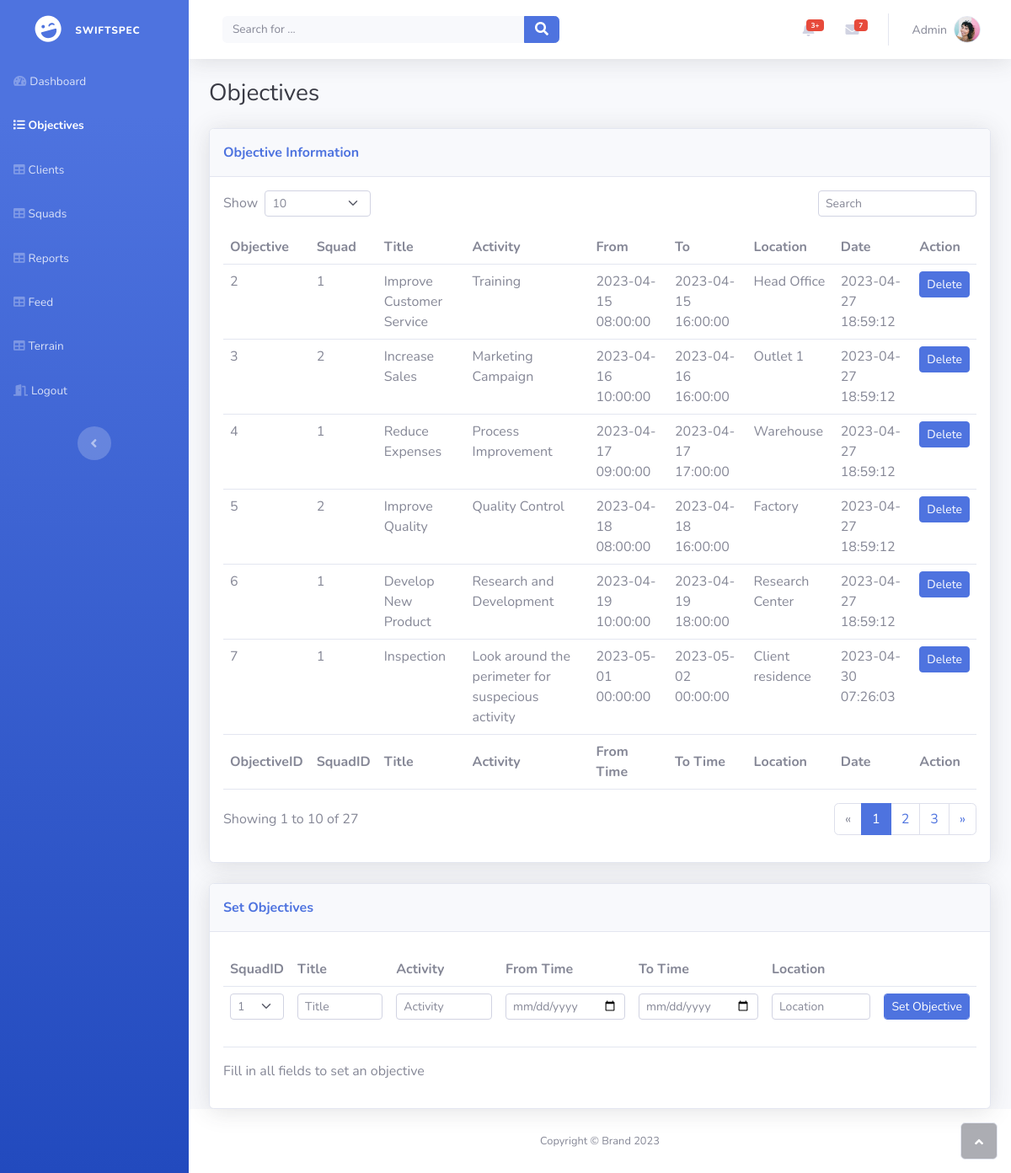
Page /objectives.php on the committed database.
### tables this page shows
CREATE TABLE `objectives` (
  `ObjectiveID` int(11) NOT NULL,
  `SquadID` int(11) DEFAULT NULL,
  `Title` varchar(50) DEFAULT NULL,
  `Activity` varchar(255) DEFAULT NULL,
  `FromTime` datetime DEFAULT NULL,
  `ToTime` datetime DEFAULT NULL,
  `Location` varchar(255) DEFAULT NULL,
  `DateSet` timestamp NOT NULL DEFAULT current_timestamp() ON UPDATE current_timestamp()
);

### php/displayobjectives.php (called while the page is built)
<?php
require_once 'connection.php';
$sql = "SELECT * FROM objectives";
$result = $connection->query($sql);
$rows = array();
if ($result->num_rows > 0) {
  while($row = $result->fetch_assoc()) {
    $rows[] = $row;
  }
}
?>

### php/listsquads.php (called while the page is built)
<?php
$sql = "SELECT SquadID FROM squad ORDER BY SquadID ASC";
$result = $connection->query($sql);
$rows = array();
if ($result->num_rows > 0) {
  while($row = $result->fetch_assoc()) {
    $rows[] = $row;
  }
}
?>

### objectives.php (the view, shortened to what this page needs)
<?php
require_once 'php/connection.php';
require_once 'php/displayobjectives.php';
?>
<!DOCTYPE html>
<html lang="en">
<head>
    <link rel="stylesheet" href="assets/bootstrap/css/bootstrap.min.css">
    <link rel="stylesheet" href="assets/fonts/fontawesome-all.min.css">
</head>
<body id="page-top">
    <div id="wrapper">
        <nav class="navbar navbar-dark align-items-start sidebar sidebar-dark accordion bg-gradient-primary p-0">
            <div class="container-fluid d-flex flex-column p-0"><a class="navbar-brand d-flex justify-content-center align-items-center sidebar-brand m-0" href="#">
                    <div class="sidebar-brand-icon rotate-n-15"><i class="fas fa-laugh-wink"></i></div>
                    <div class="sidebar-brand-text mx-3"><span style="font-size: 12px;">SwiftSpec</span></div>
                </a>
                <ul class="navbar-nav text-light" id="accordionSidebar">
                    <li class="nav-item"><a class="nav-link" href="admin.php"><i class="fas fa-tachometer-alt"></i><span>Dashboard</span></a></li>
                    <li class="nav-item"><a class="nav-link active" href="Objectives.php"><i class="fas fa-list"></i><span>Objectives</span></a></li>
                    <li class="nav-item"><a class="nav-link" href="clients.php"><i class="fas fa-table"></i><span>Clients</span></a></li>
                    <li class="nav-item"><a class="nav-link" href="squads.php"><i class="fas fa-table"></i><span>Squads</span></a></li>
                    <li class="nav-item"><a class="nav-link" href="reports.php"><i class="fas fa-table"></i><span>Reports</span></a></li>
                    <li class="nav-item"><a class="nav-link" href="feed.php"><i class="fas fa-table"></i><span>Feed</span></a></li>
                    <li class="nav-item"><a class="nav-link" href="terrain.php"><i class="fas fa-table"></i><span>Terrain</span></a></li>
                    <li class="nav-item"><a class="nav-link" href="php/logout.php"><i class="fas fa-door-open"></i><span>Logout</span></a></li>
                </ul>
                <div class="text-center d-none d-md-inline"><button class="btn rounded-circle border-0" id="sidebarToggle" type="button"></button></div>
            </div>
        </nav>
        <div class="d-flex flex-column" id="content-wrapper">
            <div id="content">
                <nav class="navbar navbar-light navbar-expand bg-white shadow mb-4 topbar static-top">
                    <div class="container-fluid"><button class="btn btn-link d-md-none rounded-circle me-3" id="sidebarToggleTop" type="button"><i class="fas fa-bars"></i></button>
                        <form class="d-none d-sm-inline-block me-auto ms-md-3 my-2 my-md-0 mw-100 navbar-search">
                            <div class="input-group"><input class="bg-light form-control border-0 small" type="text" placeholder="Search for ..."><button class="btn btn-primary py-0" type="button"><i class="fas fa-search"></i></button></div>
                        </form>
                        <ul class="navbar-nav flex-nowrap ms-auto">
                            <li class="nav-item dropdown no-arrow mx-1">
                                <div class="nav-item dropdown no-arrow"><a class="dropdown-toggle nav-link" aria-expanded="false" data-bs-toggle="dropdown" href="#"><span class="badge bg-danger badge-counter">3+</span><i class="fas fa-bell fa-fw"></i></a>
                                </div>
                            </li>
                            <li class="nav-item dropdown no-arrow mx-1">
                                <div class="nav-item dropdown no-arrow"><a class="dropdown-toggle nav-link" aria-expanded="false" data-bs-toggle="dropdown" href="#"><span class="badge bg-danger badge-counter">7</span><i class="fas fa-envelope fa-fw"></i></a>
                                </div>
                            </li>
                            <li class="nav-item dropdown no-arrow">
                                <div class="nav-item dropdown no-arrow"><a class="dropdown-toggle nav-link" aria-expanded="false" data-bs-toggle="dropdown" href="#"><span class="d-none d-lg-inline me-2 text-gray-600 small">Admin</span><img class="border rounded-circle img-profile" src="assets/img/avatars/avatar1.jpeg"></a>
                                </div>
                            </li>
                        </ul>
                    </div>
                </nav>
                <div class="container-fluid">
                    <h3 class="text-dark mb-4">Objectives</h3>
                    <div class="card shadow mb-4">
                        <div class="card-header py-3">
                            <p class="text-primary m-0 fw-bold">Objective Information</p>
                        </div>
                        <div class="card-body">
                            <div class="row">
                                <div class="col-md-6 text-nowrap">
                                    <div id="dataTable_length" class="dataTables_length" aria-controls="dataTable">
                                        <label class="form-label">Show&nbsp;
                                            <select class="d-inline-block form-select form-select-sm">
                                                <option value="10" selected="">10</option>
                                            </select>&nbsp;
                                        </label>
                                    </div>
                                </div>
                                <div class="col-md-6">
                                    <div class="text-md-end dataTables_filter" id="dataTable_filter"><label class="form-label"><input type="search" class="form-control form-control-sm" aria-controls="dataTable" placeholder="Search"></label></div>
                                </div>
                            </div>
                            <div class="table-responsive table mt-2" id="dataTable" role="grid" aria-describedby="dataTable_info">
                                <table class="table my-0" id="dataTable">
                                    <thead>
                                        <tr>
                                            <th>Objective</th>
                                            <th>Squad</th>
                                            <th>Title</th>
                                            <th>Activity</th>
                                            <th>From</th>
                                            <th>To</th>
                                            <th>Location</th>
                                            <th>Date</th>
                                            <th>Action</th>
                                        </tr>
                                    </thead>
                                    <tbody>
                                        <?php foreach ($rows as $row) : ?>
                                            <tr>
                                                <td><?php echo $row['ObjectiveID']; ?></td>
                                                <td><?php echo $row['SquadID']; ?></td>
                                                <td><?php echo $row['Title']; ?></td>
                                                <td><?php echo $row['Activity']; ?></td>
                                                <td><?php echo $row['FromTime']; ?></td>
                                                <td><?php echo $row['ToTime']; ?></td>
                                                <td><?php echo $row['Location']; ?></td>
                                                <td><?php echo $row['DateSet']; ?></td>
                                                <td>
                                                    <form method="POST" action="php/deleteobjective.php">
                                                        <button class="btn btn-primary btn-sm" name="ObjectiveID" value="<?php echo $row['ObjectiveID']; ?>">Delete</button>
                                                    </form>
                                                </td>
                                            </tr>
                                        <?php endforeach; ?>
                                    </tbody>
                                    <tfoot>
                                        <tr>
                                            <td><strong>ObjectiveID</strong></td>
                                            <td><strong>SquadID</strong></td>
                                            <td><strong>Title</strong></td>
                                            <td><strong>Activity</strong></td>
                                            <td><strong>From Time</strong></td>
                                            <td><strong>To Time</strong></td>
                                            <td><strong>Location</strong></td>
                                            <td><strong>Date</strong></td>
                                            <td><strong>Action</strong></td>
                                        </tr>
                                    </tfoot>
                                </table>
                            </div>
                            <div class="row">
                                <div class="col-md-6 align-self-center">
                                    <p id="dataTable_info" class="dataTables_info" role="status" aria-live="polite">Showing 1 to 10 of 27</p>
                                </div>
                                <div class="col-md-6">
                                    <nav class="d-lg-flex justify-content-lg-end dataTables_paginate paging_simple_numbers">
                                        <ul class="pagination">
                                            <li class="page-item disabled"><a class="page-link" aria-label="Previous" href="#"><span aria-hidden="true">«</span></a></li>
                                            <li class="page-item active"><a class="page-link" href="#">1</a></li>
                                            <li class="page-item"><a class="page-link" href="#">2</a></li>
                                            <li class="page-item"><a class="page-link" href="#">3</a></li>
                                            <li class="page-item"><a class="page-link" aria-label="Next" href="#"><span aria-hidden="true">»</span></a></li>
                                        </ul>
                                    </nav>
                                </div>
                            </div>
                        </div>
                    </div>
                    <div class="card shadow">
                        <div class="card-header py-3">
                            <p class="text-primary m-0 fw-bold">Set Objectives</p>
                        </div>
                        <div class="card-body">
                            <div class="table-responsive table mt-2" id="dataTable" role="grid" aria-describedby="dataTable_info">
                                <table class="table my-0" id="dataTable">
                                    <thead>
                                        <tr>
                                            <th>SquadID</th>
                                            <th>Title</th>
                                            <th>Activity</th>
                                            <th>From Time</th>
                                            <th>To Time</th>
                                            <th>Location</th>
                                        </tr>
                                    </thead>
                                    <form method="POST" action="php/addobjective.php">
                                        <tbody>
                                            <tr>
                                                <td>
                                                    <select class="d-inline-block form-select form-select-sm" name="SquadID">
                                                        <?php
                                                        require_once 'php/listsquads.php';
                                                        foreach ($rows as $row) :
                                                            $squadID = $row['SquadID'];
                                                        ?>
                                                            <option value="<?php echo $squadID; ?>"><?php echo $squadID; ?></option>
                                                        <?php
                                                        endforeach;
                                                        ?>
                                                    </select>&nbsp;
                                                </td>
                                                <td><input class="form-control form-control-sm" type="text" id="title" placeholder="Title" name="title"></td>
                                                <td><input class="form-control form-control-sm" type="text" id="activity" placeholder="Activity" name="activity"></td>
                                                <td><input class="form-control form-control-sm" type="date" id="fromtime" placeholder="Form Time" name="fromtime"></td>
                                                <td><input class="form-control form-control-sm" type="date" id="totime" placeholder="To Time" name="totime"></td>
                                                <td><input class="form-control form-control-sm" type="text" id="location" placeholder="Location" name="location"></td>
                                                <td><input class="form-control form-control-sm btn btn-primary btn-sm" type="submit" name="submit" value="Set Objective"></td>
                                            </tr>
                                        </tbody>
                                    </form>
                                </table>
                            </div>
                            <div class="row">
                                <div class="col-md-6 align-self-center">
                                    <p id="dataTable_info" class="dataTables_info" role="status" aria-live="polite">Fill in all fields to set an objective</p>
                                </div>
                                <div class="col-md-6">
                                </div>
                            </div>
                        </div>
                    </div>
                </div>
            </div>
            <footer class="bg-white sticky-footer">
                <div class="container my-auto">
                    <div class="text-center my-auto copyright"><span>Copyright © Brand 2023</span></div>
                </div>
            </footer>
        </div>
        <a class="border rounded d-inline scroll-to-top" href="#page-top"><i class="fas fa-angle-up"></i></a>
    </div>
</body>
</html>

### rows in the picture
objectives: ObjectiveID "2", SquadID "1", Title "Improve Customer Service", Activity "Training", FromTime "2023-04-15 08:00:00", ToTime "2023-04-15 16:00:00", Location "Head Office", DateSet "2023-04-27 18:59:12"
objectives: ObjectiveID "3", SquadID "2", Title "Increase Sales", Activity "Marketing Campaign", FromTime "2023-04-16 10:00:00", ToTime "2023-04-16 16:00:00", Location "Outlet 1", DateSet "2023-04-27 18:59:12"
objectives: ObjectiveID "4", SquadID "1", Title "Reduce Expenses", Activity "Process Improvement", FromTime "2023-04-17 09:00:00", ToTime "2023-04-17 17:00:00", Location "Warehouse", DateSet "2023-04-27 18:59:12"
objectives: ObjectiveID "5", SquadID "2", Title "Improve Quality", Activity "Quality Control", FromTime "2023-04-18 08:00:00", ToTime "2023-04-18 16:00:00", Location "Factory", DateSet "2023-04-27 18:59:12"
objectives: ObjectiveID "6", SquadID "1", Title "Develop New Product", Activity "Research and Development", FromTime "2023-04-19 10:00:00", ToTime "2023-04-19 18:00:00", Location "Research Center", DateSet "2023-04-27 18:59:12"
objectives: ObjectiveID "7", SquadID "1", Title "Inspection", Activity "Look around the perimeter for suspecious activity", FromTime "2023-05-01 00:00:00", ToTime "2023-05-02 00:00:00", Location "Client residence", DateSet "2023-04-30 07:26:03"

### other values in the picture
form field SquadID "1"
